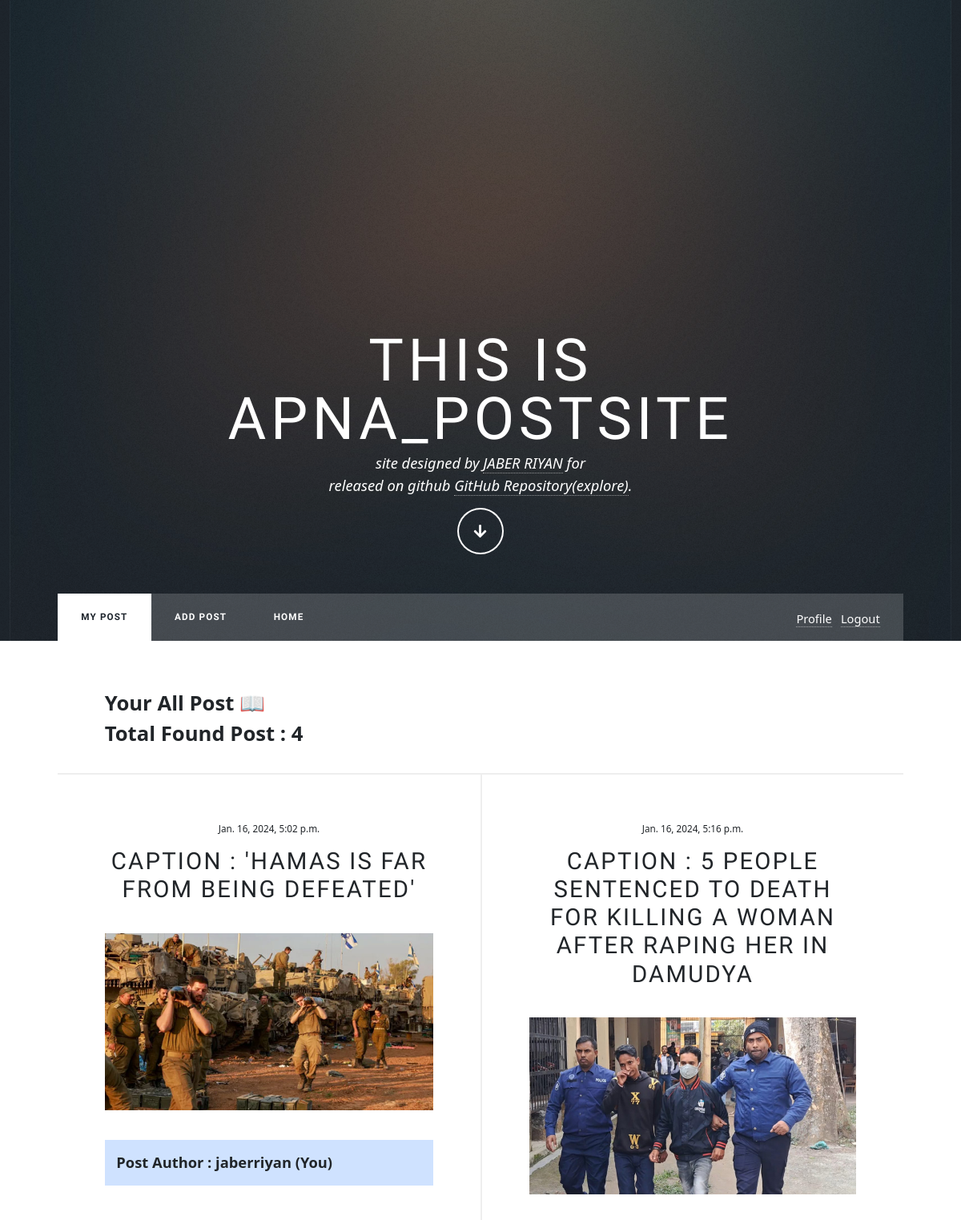
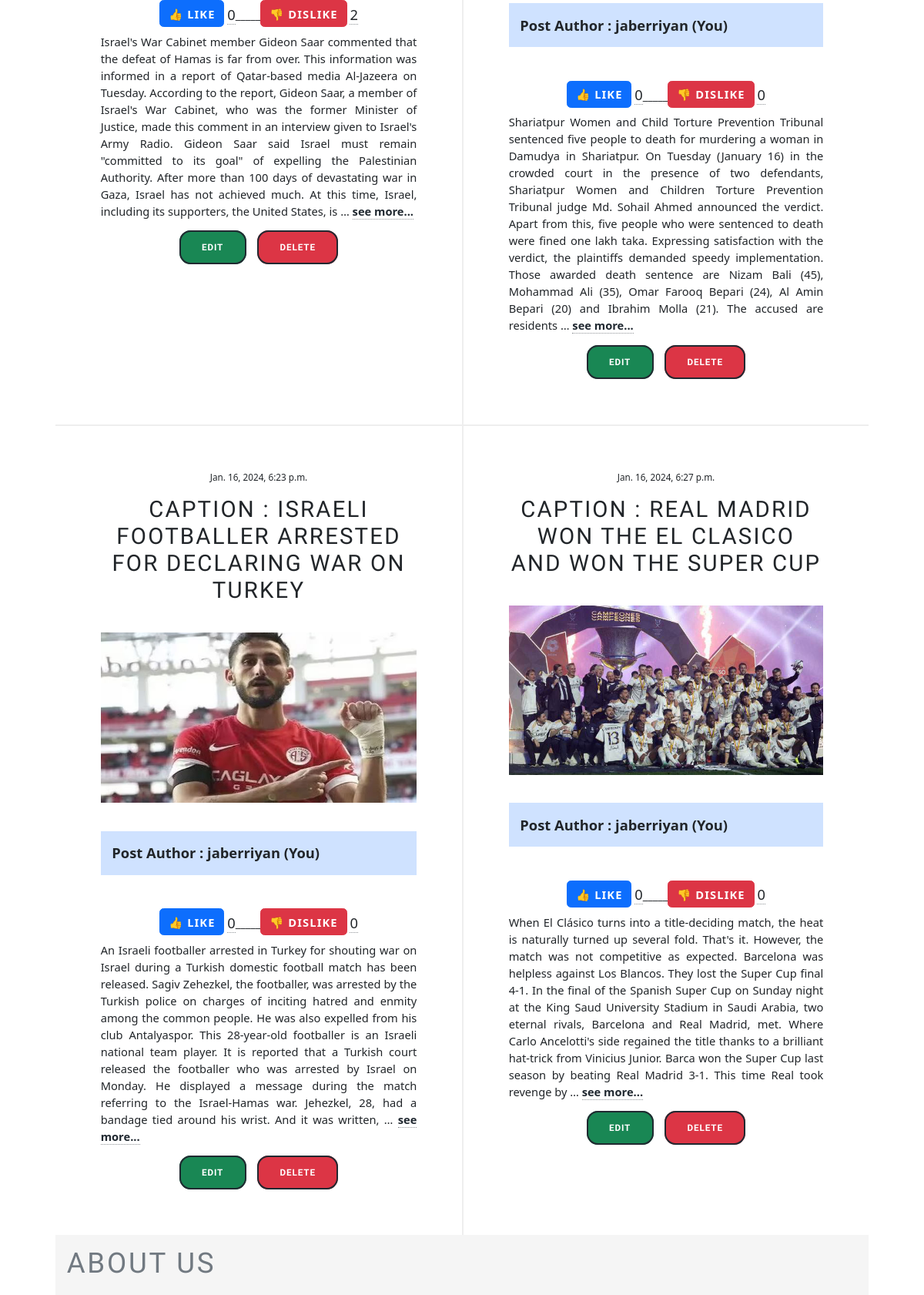
Page /post/user_post/8/ (upper part) on the committed database (2 pictures, top to bottom).
### post/models.py (models this page shows, shortened)
class PostModel(models.Model):
    user = models.ForeignKey(User, related_name='post',on_delete=models.CASCADE)
    caption = models.CharField(max_length=3000)
    created_on = models.DateTimeField(auto_now_add=True)
    body = models.TextField(null=True,blank=True)
    post_image = models.ImageField(upload_to='post/media/images/',null=True,blank=True)
    post_like = models.IntegerField(default=0,null=True,blank=True)
    post_dislike = models.IntegerField(default=0,null=True,blank=True)

### post/views.py (the view)
# urls.py: path('user_post/<int:user_id>/',views.user_post,name='userPost'),
def user_post(request,user_id):
    user = User.objects.get(id=user_id)
    data = PostModel.objects.filter(user=user)
    return render(request,'user_post.html',{'posts':data})

### post/templates/user_post.html
{% extends "dashboard.html" %}
{% block content %}
<div id="main">
    <p class="fw-bold fs-3">Your All Post 📖 <br>
	Total Found Post : {{posts | length}}</p>
		<section class="posts">
			{% for post in posts %}
			<article>
				<header>
					<span class="date">{{post.created_on}}</span>
					<h2><a href="#">Caption : {{post.caption}}</a></h2>
				</header>
				{% if post.post_image %}
					<a href="#" class="image fit"><img src="{{post.post_image.url}}" alt="" /></a>
				{% endif %}
				<p class="text-dark fw-bold fs-5 bg-primary-subtle p-3">Post Author : {{post.user.username}} (You)</p>
				<h5>
					<br><h5 class="text-decoration-none btn btn-primary"><b class="text-white">👍 Like</b></h5>
					<a class="text-decoration-none text-dark fs-5" href="{% url "allLikeUser" post.id %}">{{post.post_like}}</a>_____<h5 class="text-decoration-none btn btn-danger"><b class="text-white">👎 Dislike</b></h5>
					<a class="text-decoration-none text-dark fs-5" href="{% url "allDislikeUser" post.id %}">{{post.post_dislike}}</a>
				</h5>
				<p> {{ post.body|truncatewords:100 }} <a class="text-decoration-none text-dark" href="{% url "detailview" post.id %}"><b>see more...</b></a></p>
				<ul class="actions special">
					<li><a href="{% url "editpost" post.id %}" class="button bg-success text-white rounded-4">Edit</a></li>
					<li><a href="{% url "deletepost" post.id %}" class="button bg-danger text-white rounded-4">Delete</a></li>
				</ul>
			</article>
			{% endfor %}
		</section>
</div>
{% endblock content %}

### rows in the picture
PostModel: created_on "Jan. 16, 2024, 5:02 p.m.", caption "'HAMAS IS FAR FROM BEING DEFEATED'", post_image (picture), user.username "jaberriyan", post_like "0", post_dislike "2", body "Israel's War Cabinet member Gideon Saar commented that the defeat of Hamas is far from over. This information was informed in a report of Qatar-based media Al-Jazeera on Tuesday. According to the report, Gideon Saar, a member of Israel's War Cabinet, who was the former Minister of Justice, made this comment in an interview given to Israel's Army Radio. Gideon Saar said Israel must remain \"committed to its goal\" of expelling the Palestinian Authority. After more than 100 days of devastating war in Gaza, Israel has not achieved much. At this time, Israel, including its supporters, the United States, is …"
PostModel: created_on "Jan. 16, 2024, 5:16 p.m.", caption "5 PEOPLE SENTENCED TO DEATH FOR KILLING A WOMAN AFTER RAPING HER IN DAMUDYA", post_image (picture), user.username "jaberriyan", post_like "0", post_dislike "0", body "Shariatpur Women and Child Torture Prevention Tribunal sentenced five people to death for murdering a woman in Damudya in Shariatpur. On Tuesday (January 16) in the crowded court in the presence of two defendants, Shariatpur Women and Children Torture Prevention Tribunal judge Md. Sohail Ahmed announced the verdict. Apart from this, five people who were sentenced to death were fined one lakh taka. Expressing satisfaction with the verdict, the plaintiffs demanded speedy implementation. Those awarded death sentence are Nizam Bali (45), Mohammad Ali (35), Omar Farooq Bepari (24), Al Amin Bepari (20) and Ibrahim Molla (21). The accused are residents …"
PostModel: created_on "Jan. 16, 2024, 6:23 p.m.", caption "ISRAELI FOOTBALLER ARRESTED FOR DECLARING WAR ON TURKEY", post_image (picture), user.username "jaberriyan", post_like "0", post_dislike "0", body "An Israeli footballer arrested in Turkey for shouting war on Israel during a Turkish domestic football match has been released. Sagiv Zehezkel, the footballer, was arrested by the Turkish police on charges of inciting hatred and enmity among the common people. He was also expelled from his club Antalyaspor. This 28-year-old footballer is an Israeli national team player. It is reported that a Turkish court released the footballer who was arrested by Israel on Monday. He displayed a message during the match referring to the Israel-Hamas war. Jehezkel, 28, had a bandage tied around his wrist. And it was written, …"
PostModel: created_on "Jan. 16, 2024, 6:27 p.m.", caption "REAL MADRID WON THE EL CLASICO AND WON THE SUPER CUP", post_image (picture), user.username "jaberriyan", post_like "0", post_dislike "0", body "When El Clásico turns into a title-deciding match, the heat is naturally turned up several fold. That's it. However, the match was not competitive as expected. Barcelona was helpless against Los Blancos. They lost the Super Cup final 4-1. In the final of the Spanish Super Cup on Sunday night at the King Saud University Stadium in Saudi Arabia, two eternal rivals, Barcelona and Real Madrid, met. Where Carlo Ancelotti's side regained the title thanks to a brilliant hat-trick from Vinicius Junior. Barca won the Super Cup last season by beating Real Madrid 3-1. This time Real took revenge by …"

### other values in the picture
{{ posts | length }} "4"
